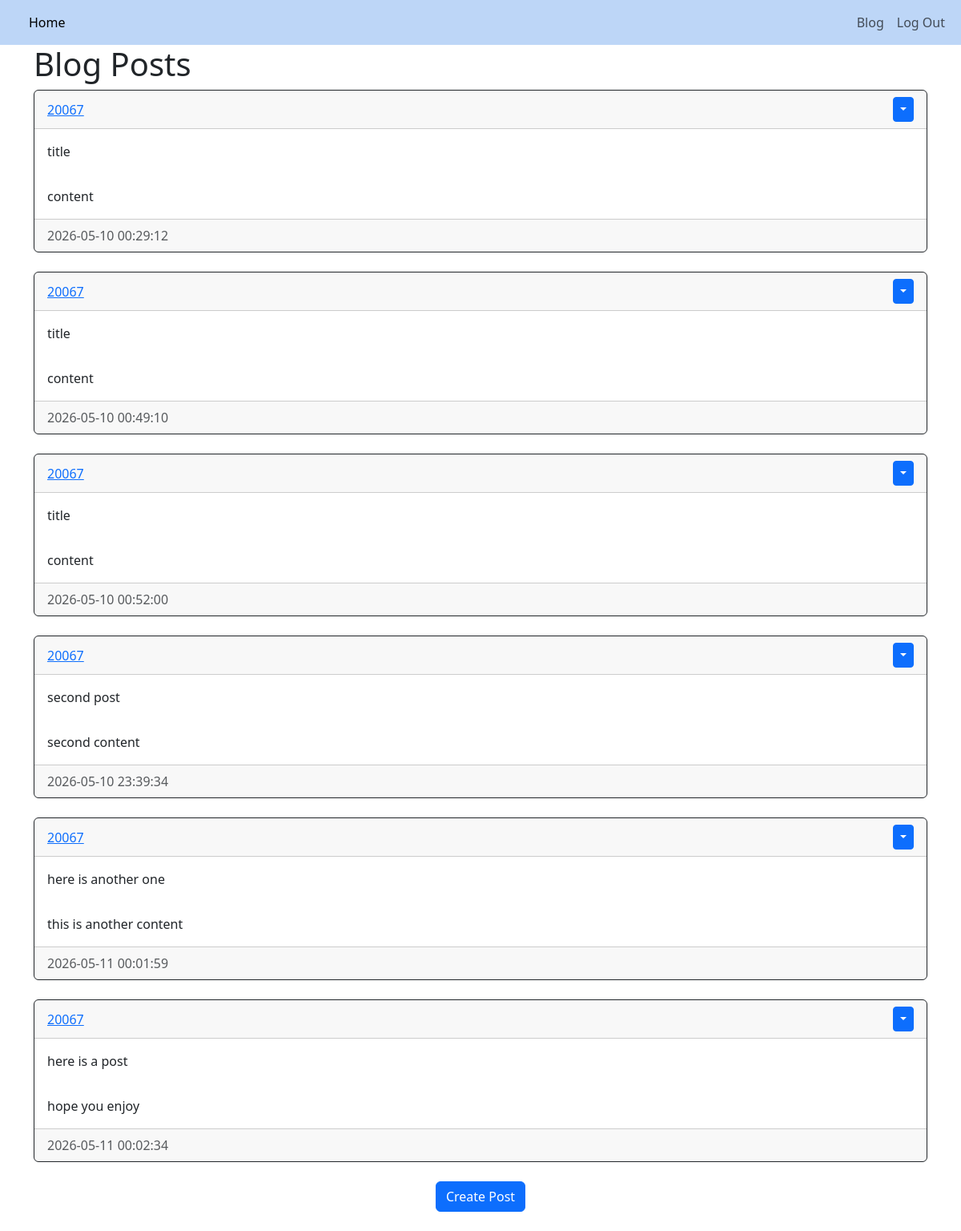
Page /blog (signed in) on the earlier database version.
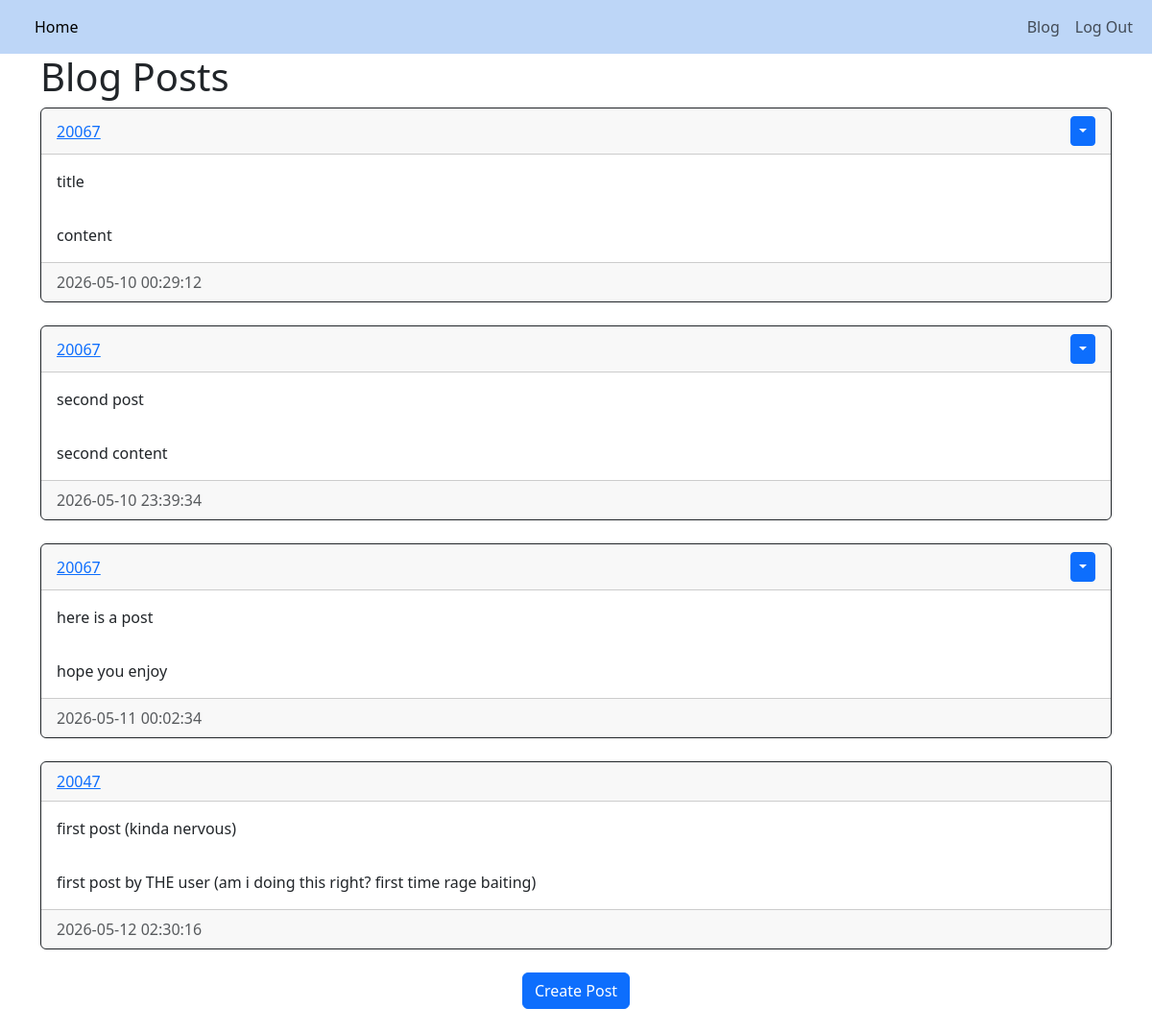
Same page on the later database version.
### website/models.py (models this page shows)
class Post(db.Model):
    id = db.Column(db.Integer, primary_key=True)
    title = db.Column(db.String(150), nullable=False)
    content = db.Column(db.Text, nullable=False)
    date_created = db.Column(db.DateTime(timezone=True), default=func.now())
    author = db.Column(db.Integer, db.ForeignKey('user.id', ondelete="CASCADE"), nullable=False)

class User(db.Model, UserMixin):
    id = db.Column(db.Integer, primary_key=True)
    email = db.Column(db.String(150), unique=True)
    username = db.Column(db.String(150), unique=True)
    password = db.Column(db.String(150))
    date_created = db.Column(db.DateTime(timezone=True), default=func.now())
    posts = db.relationship('Post', backref='user', passive_deletes=True)

### website/views.py (the view)
@views.route("/blog")
@login_required
def blog():
    posts = Post.query.all()
    return render_template("blog.html", user=current_user, posts=posts)

### website/__init__.py (called while the page is built)
def create_app():
    app = Flask(__name__)
    app.config['SECRET_KEY'] = "DQiAlMIU5u5eeLDw4KPMHx4d"
    app.config['SQLALCHEMY_DATABASE_URI'] = f'sqlite:///{DB_NAME}'
    db.init_app(app)
    from .views import views
    from .auth import auth
    app.register_blueprint(views, url_prefix="/")
    app.register_blueprint(auth, url_prefix="/")
    from .models import User, Post
    with app.app_context():
        db.create_all()
    login_manager = LoginManager()
    login_manager.login_view = "auth.login"
    login_manager.init_app(app)
    @login_manager.user_loader
    def load_user(id):
        return User.query.get(int(id))
    return app

### website/templates/blog.html
{% extends "posts_div.html"%} {% block title %} Blog {% endblock %}

### website/templates/posts_div.html (shortened to what this page needs)
{% extends "template.html"%} {% block title %} Posts {% endblock %}
{% block content%}
<h1>Blog Posts</h1>
<div id="posts">
    {% for post in posts %}
    <div class="card border-dark">
        <div class="card-header d-flex justify-content-between align-items-center">
            <a href="/posts/{{post.user.username}}">{{post.user.username}}</a>
            {% if user.id == post.author %}
            <div class="btn-group">
                <button type="button" class="btn btn-primary btn-sm dropdown-toggle" data-bs-toggle="dropdown"></button>
            </div>
            {% endif %}
        </div>
        <div class ="card-body">
            <div class="card-text">{{post.title}}</div>
        </div>
        <div class ="card-body">
            <div class="card-text">{{post.content}}</div>
        </div>
        <div class ="card-footer text-muted">{{post.date_created}}</div>
    </div>
    <br/>
    {% endfor %}
</div>
{% block footer %}
<div align="center">
    <a href="/create-post">
        <button type="button" class="btn btn-primary btn-large">
            Create Post
        </button>
    </a>
</div>
<br/>
{% endblock %}
{% endblock %}

### website/templates/template.html (shortened to what this page needs)
<!DOCTYPE html>
<html>
    <head>
        <link href="https://cdn.jsdelivr.net/npm/bootstrap@5.3.8/dist/css/bootstrap.min.css" rel="stylesheet">
        <link rel="stylesheet" type="text/css" href="{{ url_for('static', filename='main.css') }}">
    </head>
    <body>
        <nav class="navbar navbar-expand-lg">
            <div class="container-fluid">
                <div class="collapse navbar-collapse" id="navbarNavAltMarkup">
                  <div class="navbar-nav">
                    <a class="nav-link active" aria-current="page" href="/home">Home</a>
                  </div>
                    {% if user.is_authenticated %}
                    <div class="navbar-nav ms-auto">
                    <a class="nav-link" href="/blog">Blog</a>
                    <a class="nav-link" href="/logout">Log Out</a>
                    </div>
                    {% else %}
                    <div class="navbar-nav">
                    <a class="nav-link" href="/login">Login</a>
                    <a class="nav-link" href="/sign-up">Sign Up</a>
                    {% endif %}
                    </div>
                </div>
        </nav>
        <div class="container">{% block content %} {% endblock %}</div>
    </body>
</html>

### website/static/main.css (style rules this page uses)
nav { background-color: #bdd6f7; }

Differences in the rows shown:
removed Post: user.username "20067", title "title", content "content", date_created "2026-05-10 00:49:10"
removed Post: user.username "20067", title "title", content "content", date_created "2026-05-10 00:52:00"
removed Post: user.username "20067", title "here is another one", content "this is another content", date_created "2026-05-11 00:01:59"
added Post: user.username "20047", title "first post (kinda nervous)", content "first post by THE user (am i doing this right? first time rage baiting)", date_created "2026-05-12 02:30:16"
